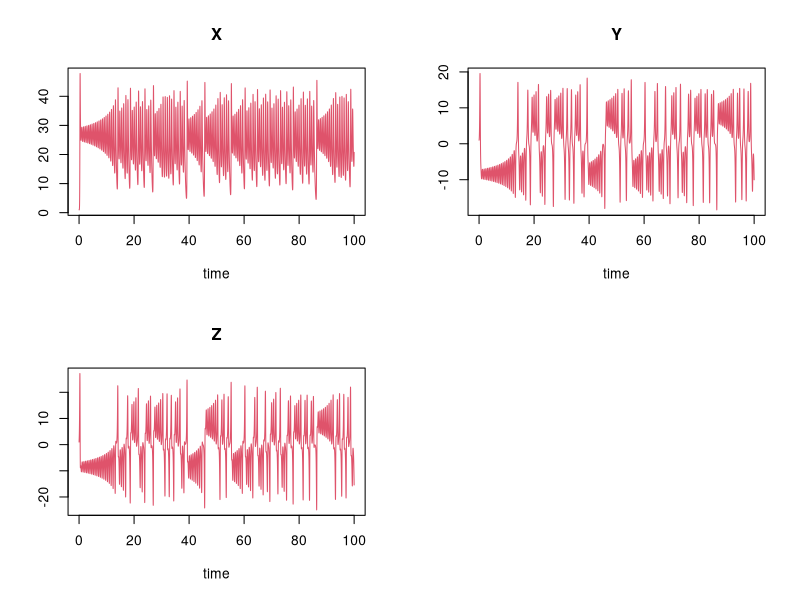

The R source for this figure:
library(deSolve)

## Chaos in the atmosphere
Lorenz <- function(t, state, parameters) {
  with(as.list(c(state, parameters)), {
    dX <-  a * X + Y * Z
    dY <-  b * (Y - Z)
    dZ <- -X * Y + c * Y - Z
    list(c(dX, dY, dZ))
  })
}

parameters <- c(a = -8/3, b = -10, c = 28)
state      <- c(X = 1, Y = 1, Z = 1)
times      <- seq(0, 100, by = 0.01)

out <- ode(y = state, times = times, func = Lorenz, parms = parameters)

plot(out,col=2)
